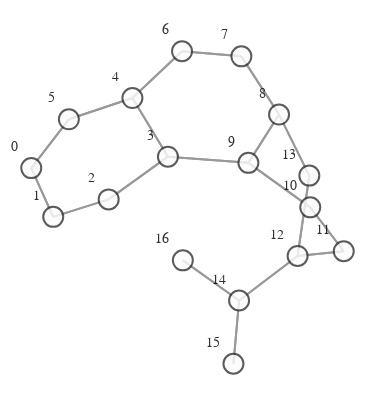

Notebook code for this chart:
### Markdown cell above
# VISUALIZATION

### Code cell
def create_graph(graph):
    g = to_networkx(graph)
    pos = nx.spring_layout(g)
    vis = GraphVisualization(
        g,
        pos,
        node_text_position="top left",
        node_size=20,
    )
    fig = vis.create_figure()
    return fig


fig = create_graph(dataset[0])
fig.show()

### Figure 1 — Plotly figure (JSON) as saved in the notebook; plotly's stock layout.template omitted (floating-point values rounded to 4 significant figures)
{"data": [{"hoverinfo": "none", "line": {"color": "#808080", "width": 2}, "mode": "lines", "opacity": 0.8, "type": "scatter", "x": [-1, -0.8711, null, -1, -0.7794, null, -0.8711, -1, null, -0.8711, -0.5459, null, -0.5459, -0.8711, null, -0.5459, -0.1983, null, -0.1983, -0.5459, null, -0.1983, -0.4066, null, -0.1983, 0.2737, null, -0.4066, -0.1983, null, -0.4066, -0.7794, null, -0.4066, -0.1156, null, -0.7794, -1, null, -0.7794, -0.4066, null, -0.1156, -0.4066, null, -0.1156, 0.2325, null, 0.2325, -0.1156, null, 0.2325, 0.4534, null, 0.4534, 0.2325, null, 0.4534, 0.2737, null, 0.4534, 0.6311, null, 0.2737, -0.1983, null, 0.2737, 0.4534, null, 0.2737, 0.6365, null, 0.6365, 0.2737, null, 0.6365, 0.833, null, 0.833, 0.6365, null, 0.833, 0.5623, null, 0.5623, 0.833, null, 0.5623, 0.6311, null, 0.5623, 0.219, null, 0.6311, 0.4534, null, 0.6311, 0.5623, null, 0.219, 0.5623, null, 0.219, 0.186, null, 0.219, -0.1108, null, 0.186, 0.219, null, -0.1108, 0.219, null], "y": [0.09028, -0.1587, null, 0.09028, 0.3393, null, -0.1587, 0.09028, null, -0.1587, -0.06956, null, -0.06956, -0.1587, null, -0.06956, 0.1487, null, 0.1487, -0.06956, null, 0.1487, 0.448, null, 0.1487, 0.1171, null, 0.448, 0.1487, null, 0.448, 0.3393, null, 0.448, 0.6869, null, 0.3393, 0.09028, null, 0.3393, 0.448, null, 0.6869, 0.448, null, 0.6869, 0.6608, null, 0.6608, 0.6869, null, 0.6608, 0.3635, null, 0.3635, 0.6608, null, 0.3635, 0.1171, null, 0.3635, 0.05188, null, 0.1171, 0.1487, null, 0.1171, 0.3635, null, 0.1171, -0.1103, null, -0.1103, 0.1171, null, -0.1103, -0.3343, null, -0.3343, -0.1103, null, -0.3343, -0.3583, null, -0.3583, -0.3343, null, -0.3583, 0.05188, null, -0.3583, -0.5858, null, 0.05188, 0.3635, null, 0.05188, -0.3583, null, -0.5858, -0.3583, null, -0.5858, -0.9087, null, -0.5858, -0.3808, null, -0.9087, -0.5858, null, -0.3808, -0.5858, null]}, {"hoverinfo": "text", "marker": {"color": "#fcfcfc", "colorbar": {"thickness": 15, "title": {"side": "right", "text": ""}, "xanchor": "left"}, "colorscale": [[0, "rgb(255,255,217)"], [0.125, "rgb(237,248,177)"], [0.25, "rgb(199,233,180)"], [0.375, "rgb(127,205,187)"], [0.5, "rgb(65,182,196)"], [0.625, "rgb(29,145,192)"], [0.75, "rgb(34,94,168)"], [0.875, "rgb(37,52,148)"], [1, "rgb(8,29,88)"]], "line": {"color": "#333333", "width": 2}, "reversescale": false, "showscale": false, "size": 20}, "mode": "markers+text", "opacity": 0.8, "text": ["0", "1", "2", "3", "4", "5", "6", "7", "8", "9", "10", "11", "12", "13", "14", "15", "16"], "textfont": {"color": "#000000", "family": "Arial", "size": 14}, "textposition": "top left", "type": "scatter", "x": [-1, -0.8711, -0.5459, -0.1983, -0.4066, -0.7794, -0.1156, 0.2325, 0.4534, 0.2737, 0.6365, 0.833, 0.5623, 0.6311, 0.219, 0.186, -0.1108], "y": [0.09028, -0.1587, -0.06956, 0.1487, 0.448, 0.3393, 0.6869, 0.6608, 0.3635, 0.1171, -0.1103, -0.3343, -0.3583, 0.05188, -0.5858, -0.9087, -0.3808]}], "layout": {"autosize": false, "height": 400, "hovermode": "closest", "margin": {"b": 5, "l": 0, "r": 0, "t": 20}, "paper_bgcolor": "rgba(255,255,255,255)", "plot_bgcolor": "rgba(0,0,0,0)", "scene": {"xaxis": {"autorange": true, "showgrid": false, "showline": false, "showticklabels": false, "ticks": "", "visible": false, "zeroline": false}, "yaxis": {"autorange": true, "showgrid": false, "showline": false, "showticklabels": false, "ticks": "", "visible": false, "zeroline": false}, "zaxis": {"autorange": true, "showgrid": false, "showline": false, "showticklabels": false, "ticks": "", "visible": false, "zeroline": false}}, "showlegend": false, "title": {"font": {"size": 16}, "text": ""}, "width": 375, "xaxis": {"autorange": true, "showgrid": false, "showline": false, "showticklabels": false, "ticks": "", "visible": false, "zeroline": false}, "yaxis": {"autorange": true, "showgrid": false, "showline": false, "showticklabels": false, "ticks": "", "visible": false, "zeroline": false}}}
